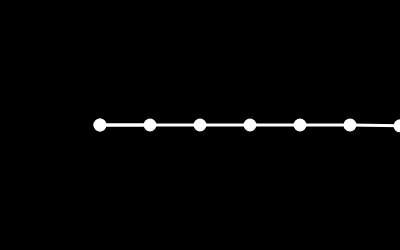
Frame 1 (no input)
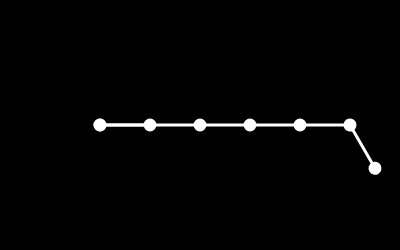
Frame 60 (no input)
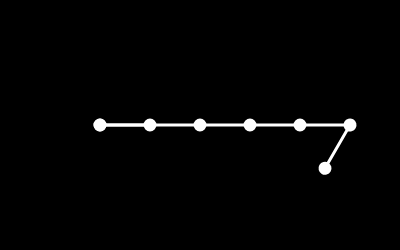
Frame 120 (the mouse pressed at the canvas centre since frame 60)

The p5.js sketch that drew these frames (run headless with seeded random() and noise() and a simulated clock; from frame 60 on, the mouse is pressed at the canvas centre):

// p5.js sketch
// ── sketch.js
function setup() {
  createCanvas(400, 250);
}

function draw() {
  background(0);
  angleMode(DEGREES);
  fill(255);
  stroke(255);
  strokeWeight(3);
  
  translate(100,height/2); //f position
  
  ellipse(0,0,10);
  rotate(0);
  line(0,0,50,0);
  
  arm();
  arm();
  arm();
  arm();
  arm();
  rotate(frameCount)
  ellipse(0,0,10);
  line(0,0,50,0);
  translate(50,0);
  ellipse(0,0,10);
  
  
  
  
  
  
  
  

  
}
function arm(){
  
 ellipse(0,0,10);
 line(0,0,50,0);
  translate(50,0);
}
function s(x, y, a) {
  //push();
  translate(x, y);
  rotate(a);
  smiley();
  //();
}

function smiley() {

  //draw head
  fill(255, 255, 0);
  ellipse(0, 0, 75, 75);

  //draw eyes
  fill(0);
  ellipse(12, -13, 10, 25);
  ellipse(-13, -13, 10, 25);

  //draw smile
  noFill();
  arc(0, -4, 62, 62, 20, 160);

  //Draw Center
  fill(255, 0, 0);
  // ellipse(0,0,3);


}

function mark() {
  push();
  strokeWeight(3);
  stroke(255, 0, 0);
  line(0, 0, 0, 100); //Red = +Y

  stroke(0, 0, 255);
  line(0, 0, 100, 0); //Blue = +X

  stroke(0, 255, 0);
  fill(0, 255, 0);
  ellipse(0, 0, 5);

  translate(20, 20);
  noStroke();
  fill(255);
  rect(0, 0, 40, 40);
  pop();
}
